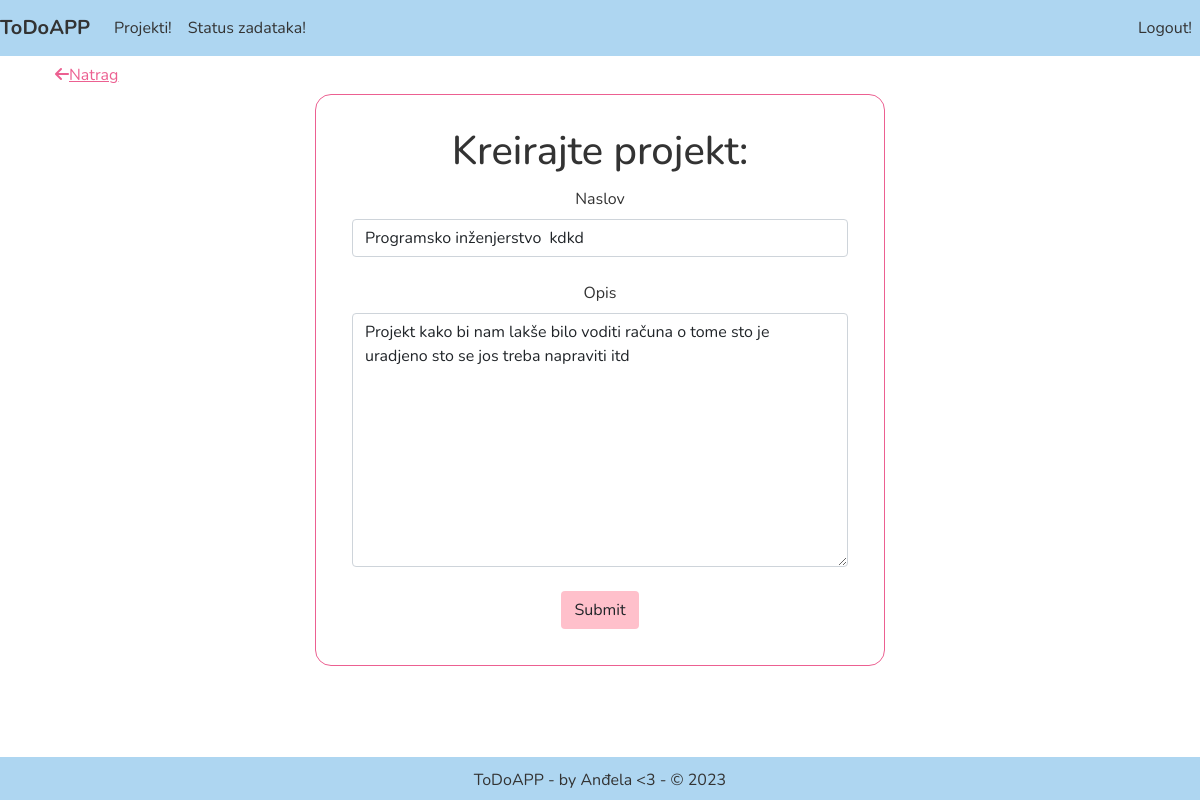
Screenshot of /project_edit/17 (signed in) with the database file from the repository.
### projects/models.py (models this page shows, shortened)
class Project(models.Model):
    creator = models.ForeignKey(User, on_delete=models.SET_NULL, null=True, blank=True, related_name="projects")
    title = models.CharField(max_length=200, null=True, blank=True)
    description = models.TextField(null=True, blank=True)
    created = models.DateTimeField(auto_now_add=True)
    class Meta:
        ordering = ['created']

### projects/views.py (the view)
# urls.py: path('project_edit/<int:pk>', ProjectEdit.as_view(), name='project-edit'),
class ProjectEdit(LoginRequiredMixin, UserPassesTestMixin, UpdateView):
    model = Project
    form_class = ProjectForm
    success_url = reverse_lazy('projects')
    template_name = 'projects/project_create.html'
    def test_func(self):
        project = self.get_object()
        project_creator = project.creator
        user = self.request.user
        return user == project_creator

### projects/views.py
class ProjectForm(forms.ModelForm):
    class Meta:
        model = Project
        fields = ['title', 'description']
    def __init__(self, *args, **kwargs):
        super().__init__(*args, **kwargs)
        self.fields['title'].label = 'Naslov'
        self.fields['description'].label = 'Opis'

### projects/templates/projects/project_create.html (shortened to what this page needs)
{% extends 'projects/layout.html' %}
{% load crispy_forms_tags %}
{% block content %}
    {% load static %}
    <div style="width: 100%">
        <a style="float: left; display: block" href="#" onclick="history.back();" class="btn"> <u
                style="color: #EC6091;"><i class="fa fa-arrow-left" aria-hidden="true" style="color: #EC6091;"></i>Natrag</u></a>
    </div>
    <div class="col-6 mx-auto table-creation">
        <h1>Kreirajte projekt:</h1>
        <form method="post" action="">
            <div class="form-group p-1">
                {{ form.title|as_crispy_field }}
            </div>
            <div class="form-group p-1">
                {{ form.description|as_crispy_field }}
            </div>
            <input type="submit" value="Submit" class="btn  m-1" style="background: pink">
        </form>
    </div>
{% endblock content %}

### projects/templates/projects/layout.html (style rules this page uses)
* { font-family: 'Nunito', sans-serif; color: #333333; }
html, body { height: 100%; margin: 0; }
body { display: flex; text-align: center; flex-direction: column; }
.table-creation { border: 1px #EC6091 solid; padding: 2rem; border-radius: 1rem; }

### rows the page displays
Project: title "Programsko inženjerstvo kdkd", description "Projekt kako bi nam lakše bilo voditi računa o tome sto je uradjeno sto se jos treba napraviti itd"
